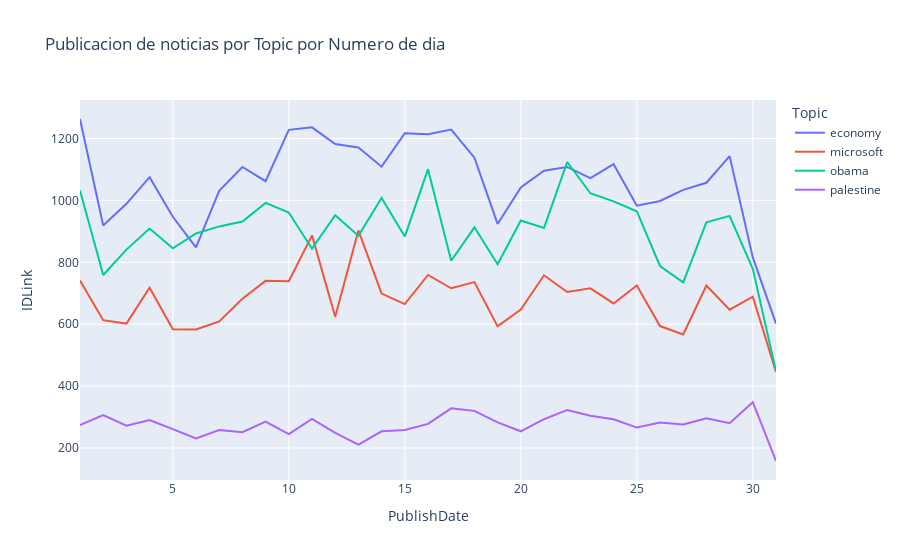

Notebook code cell kept with this figure:
### Code cell
x_col, Title = 'Topic', 'Publicacion de noticias por Topic por Numero de dia'
filtro = data['PublishDate'].between(pd.to_datetime('2015-11-01'),pd.to_datetime('2016-06-30'))
dfg1 = data[filtro].groupby([x_col, data['PublishDate'].dt.day],dropna=False)['IDLink'].nunique().reset_index()
dfg1[x_col] = dfg1[x_col].fillna('').replace('','Nulo')
fig = px.line(dfg1, x="PublishDate", color=x_col, y="IDLink", title=Title)
fig.show()

### Figure 1 — Plotly figure (JSON) as saved in the notebook; plotly's stock layout.template omitted (floating-point values rounded to 4 significant figures)
{"data": [{"hovertemplate": "Topic=economy<br>PublishDate=%{x}<br>IDLink=%{y}<extra></extra>", "legendgroup": "economy", "line": {"color": "#636efa", "dash": "solid"}, "marker": {"symbol": "circle"}, "mode": "lines", "name": "economy", "orientation": "v", "showlegend": true, "type": "scatter", "x": [1, 2, 3, 4, 5, 6, 7, 8, 9, 10, 11, 12, 13, 14, 15, 16, 17, 18, 19, 20, 21, 22, 23, 24, 25, 26, 27, 28, 29, 30, 31], "xaxis": "x", "y": [1263, 919, 989, 1075, 947, 848, 1031, 1108, 1062, 1228, 1236, 1182, 1171, 1109, 1217, 1214, 1229, 1138, 924, 1042, 1096, 1108, 1072, 1117, 983, 998, 1034, 1057, 1143, 816, 602], "yaxis": "y"}, {"hovertemplate": "Topic=microsoft<br>PublishDate=%{x}<br>IDLink=%{y}<extra></extra>", "legendgroup": "microsoft", "line": {"color": "#EF553B", "dash": "solid"}, "marker": {"symbol": "circle"}, "mode": "lines", "name": "microsoft", "orientation": "v", "showlegend": true, "type": "scatter", "x": [1, 2, 3, 4, 5, 6, 7, 8, 9, 10, 11, 12, 13, 14, 15, 16, 17, 18, 19, 20, 21, 22, 23, 24, 25, 26, 27, 28, 29, 30, 31], "xaxis": "x", "y": [741, 613, 602, 718, 584, 583, 609, 682, 740, 739, 887, 624, 903, 699, 665, 759, 716, 736, 593, 647, 758, 704, 716, 667, 725, 594, 567, 725, 647, 689, 446], "yaxis": "y"}, {"hovertemplate": "Topic=obama<br>PublishDate=%{x}<br>IDLink=%{y}<extra></extra>", "legendgroup": "obama", "line": {"color": "#00cc96", "dash": "solid"}, "marker": {"symbol": "circle"}, "mode": "lines", "name": "obama", "orientation": "v", "showlegend": true, "type": "scatter", "x": [1, 2, 3, 4, 5, 6, 7, 8, 9, 10, 11, 12, 13, 14, 15, 16, 17, 18, 19, 20, 21, 22, 23, 24, 25, 26, 27, 28, 29, 30, 31], "xaxis": "x", "y": [1032, 759, 841, 909, 845, 893, 916, 932, 992, 961, 844, 952, 886, 1008, 883, 1101, 805, 913, 794, 935, 911, 1124, 1023, 997, 965, 788, 735, 929, 950, 779, 448], "yaxis": "y"}, {"hovertemplate": "Topic=palestine<br>PublishDate=%{x}<br>IDLink=%{y}<extra></extra>", "legendgroup": "palestine", "line": {"color": "#ab63fa", "dash": "solid"}, "marker": {"symbol": "circle"}, "mode": "lines", "name": "palestine", "orientation": "v", "showlegend": true, "type": "scatter", "x": [1, 2, 3, 4, 5, 6, 7, 8, 9, 10, 11, 12, 13, 14, 15, 16, 17, 18, 19, 20, 21, 22, 23, 24, 25, 26, 27, 28, 29, 30, 31], "xaxis": "x", "y": [274, 306, 272, 290, 261, 231, 258, 251, 285, 245, 294, 249, 211, 254, 258, 278, 328, 320, 283, 254, 293, 323, 304, 293, 266, 282, 276, 296, 280, 348, 158], "yaxis": "y"}], "layout": {"legend": {"title": {"text": "Topic"}, "tracegroupgap": 0}, "title": {"text": "Publicacion de noticias por Topic por Numero de dia"}, "xaxis": {"anchor": "y", "domain": [0, 1], "title": {"text": "PublishDate"}}, "yaxis": {"anchor": "x", "domain": [0, 1], "title": {"text": "IDLink"}}}}
